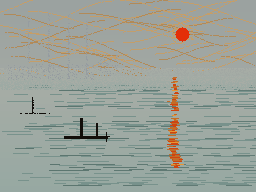

Write the Python code that produced this figure.
#!/usr/bin/env python3
"""
Session 02 — French Impressionism
Study: Claude Monet, Impression, Sunrise (1872)

Attempt 5: Larger canvas (256×192). Fix water banding.

  Canvas: 256×192 (~4:3, matching original 63×48cm proportions)

  Water banding diagnosis: short strokes + sparse fill + fixed seed
  → clustering into vertical artifacts. Fix: render water as SCANLINE
  passes — each row gets its own horizontal marks from left to right,
  with smooth gaps and color variation. More like actual horizontal
  brushstrokes than scattered dots.

  Also: with more pixels, brushwork can actually read as marks.
  The sky strokes can now carry visual weight.
"""
from PIL import Image
import random, math, os

W, H = 256, 192
OUT = os.path.dirname(os.path.abspath(__file__))

SKY_BASE   = (155, 162, 160)
SKY_WARM_A = (196, 158, 106)
SKY_WARM_B = (178, 138,  88)
SKY_HAZE   = (168, 173, 166)

WATER_BASE = (148, 168, 162)
WATER_MID  = (120, 146, 140)
WATER_DARK = ( 90, 116, 110)

FOG_GHOST  = (150, 156, 160)

SUN        = (228,  46,   8)
REFL_HOT   = (206,  68,  16)
REFL_WARM  = (194, 108,  40)
REFL_CREAM = (230, 150,  52)
BOAT       = ( 18,  14,  10)

HORIZON_Y  = 76   # ~40% from top in 192px
SUN_X      = 182  # ~71% from left in 256px
SUN_Y      = 34   # ~18% from top


def new_canvas():
    img = Image.new("RGB", (W, H), SKY_BASE)
    return img, img.load()


def px_set(px, x, y, tone):
    if 0 <= x < W and 0 <= y < H:
        px[x, y] = tone


def blend(c1, c2, t):
    t = max(0.0, min(1.0, t))
    return tuple(int(c1[i] + (c2[i] - c1[i]) * t) for i in range(3))


def curved_stroke(px, x0, y, length, tone, rng, gap=0.12, curve=0.4):
    cy = float(y)
    direction = rng.choice([-1, 1])
    for i in range(length):
        cy += direction * curve * math.sin(i / max(length, 1) * math.pi)
        if rng.random() >= gap:
            px_set(px, x0 + i, int(cy), tone)


def sky_layer(px, rng):
    # Cool gradient base
    for y in range(0, HORIZON_Y):
        t = y / HORIZON_Y
        for x in range(W):
            px_set(px, x, y, blend(SKY_BASE, SKY_HAZE, t * 0.6))

    # Bold warm curved strokes — Monet didn't hold back in this sky
    for _ in range(55):
        y  = rng.randint(0, HORIZON_Y - 5)
        x0 = rng.randint(-20, W - 30)
        ln = rng.randint(40, 130)
        tone = rng.choice([SKY_WARM_A, SKY_WARM_A, SKY_WARM_B])
        if rng.random() < (1.0 - y / HORIZON_Y * 0.35):
            curved_stroke(px, x0, y, ln, tone, rng,
                          gap=0.12, curve=rng.uniform(0.15, 0.55))


def water_scanlines(px, rng):
    """
    Water rendered as scanline passes — each row is a full horizontal
    sweep with color variation. No short scattered strokes.
    The result: smooth horizontal banding at row level, not pixel clusters.
    """
    # Gradient base
    for y in range(HORIZON_Y, H):
        t = (y - HORIZON_Y) / (H - HORIZON_Y)
        for x in range(W):
            px_set(px, x, y, blend(SKY_HAZE, WATER_BASE, t * 0.85))

    # Horizontal stroke marks — each mark is a full scanline segment
    # rendered as a continuous run, leaving gaps between runs (not within)
    for y in range(HORIZON_Y + 8, H - 6):
        if rng.random() < 0.45:  # ~half of rows get a stroke mark
            # Pick tone for this row's mark
            tone = rng.choice([WATER_MID, WATER_MID, WATER_DARK])
            # One or two runs across the row, with gaps
            x = rng.randint(0, W // 3)
            while x < W:
                run = rng.randint(8, 40)
                gap = rng.randint(6, 35)
                for rx in range(x, min(x + run, W)):
                    # Slight color variation within the run
                    t = rx / W
                    c = blend(tone, WATER_MID, t * 0.3)
                    px_set(px, rx, y, c)
                x += run + gap

    # Wide soft horizon blend
    blend_start = HORIZON_Y - 8
    blend_end   = HORIZON_Y + 14
    span = blend_end - blend_start
    for y in range(blend_start, blend_end):
        t = (y - blend_start) / span
        for x in range(W):
            tone = blend(SKY_HAZE, WATER_BASE, t * 0.65)
            if rng.random() < 0.65:
                px_set(px, x, y, tone)


def harbor_ghosts(px, rng):
    """
    Background harbor: barely present. Scale up for larger canvas.
    """
    # Hull suggestion at horizon
    for y in range(HORIZON_Y - 12, HORIZON_Y + 4):
        for x in range(8, 94):
            if rng.random() < 0.14:
                px_set(px, x, y, FOG_GHOST)

    # Tall masts — 4 of them, left side
    for mx in [28, 48, 68, 86]:
        top_y = rng.randint(6, 22)
        for y in range(top_y, HORIZON_Y + 3):
            if rng.random() < 0.55:
                px_set(px, mx, y, FOG_GHOST)
            if rng.random() < 0.22:
                px_set(px, mx + 1, y, FOG_GHOST)

    # Crane structure
    for y in range(HORIZON_Y - 22, HORIZON_Y):
        for x in range(98, 118):
            if rng.random() < 0.10:
                px_set(px, x, y, FOG_GHOST)


def sun_disc(px, rng):
    r = 7   # scaled for larger canvas (was 3 in 128px)
    for dy in range(-r, r + 1):
        for dx in range(-r, r + 1):
            if dx * dx + dy * dy <= r * r:
                px_set(px, SUN_X + dx, SUN_Y + dy, SUN)
    # Glow
    for dy in range(-(r + 4), r + 5):
        for dx in range(-(r + 4), r + 5):
            d2 = dx * dx + dy * dy
            if r * r < d2 <= (r + 4) ** 2:
                if rng.random() < 0.35:
                    px_set(px, SUN_X + dx, SUN_Y + dy, SKY_WARM_A)


def reflection(px, rng):
    """
    Scaled for larger canvas. Tight column of broken marks from
    just below horizon to near foreground.
    """
    anchor = SUN_X - 6
    rx = float(anchor)
    for y in range(HORIZON_Y + 1, H - 24):
        rx += rng.gauss(0, 0.5)
        rx = max(anchor - 10, min(rx, anchor + 10))

        if rng.random() < 0.22:
            continue

        t  = (y - HORIZON_Y) / (H - 24 - HORIZON_Y)
        ln = rng.randint(3, max(5, int(5 + t * 10)))
        x0 = int(rx) - ln // 2
        tone = rng.choices(
            [REFL_HOT, REFL_WARM, REFL_CREAM],
            weights=[0.5, 0.35, 0.15]
        )[0]
        for x in range(x0, x0 + ln):
            px_set(px, x, y, tone)

        if rng.random() < 0.28:
            off = rng.randint(-7, 7)
            ln2 = rng.randint(2, 6)
            for x in range(x0 + off, x0 + off + ln2):
                px_set(px, x, y, REFL_WARM)


def boats_layer(px, rng):
    # Near boat — center-left, lower third
    ny = 136
    for x in range(64, 110):
        px_set(px, x, ny, BOAT)
        if x < 108:
            px_set(px, x, ny + 1, BOAT)
            px_set(px, x, ny + 2, BOAT)
    # Two figures
    for y in range(ny - 18, ny):
        px_set(px, 80, y, BOAT)
        px_set(px, 81, y, BOAT)
        px_set(px, 82, y, BOAT)
    for y in range(ny - 13, ny):
        px_set(px, 96, y, BOAT)
        px_set(px, 97, y, BOAT)
    # Oar suggestion
    for y in range(ny - 4, ny + 6):
        px_set(px, 106, y, BOAT)

    # Far boat — smaller, left, higher
    fy = 113
    for x in range(20, 50):
        if rng.random() < 0.78:
            px_set(px, x, fy, BOAT)
    # Mast on far boat
    for y in range(fy - 16, fy):
        px_set(px, 32, y, BOAT)
        if rng.random() < 0.4:
            px_set(px, 33, y, BOAT)


def main():
    rng = random.Random(42)
    img, px = new_canvas()

    sky_layer(px, rng)
    water_scanlines(px, rng)
    harbor_ghosts(px, rng)
    sun_disc(px, rng)
    reflection(px, rng)
    boats_layer(px, rng)

    out_path = os.path.join(OUT, "attempt_05.png")
    img.save(out_path)
    print(f"Saved: {out_path}")


if __name__ == "__main__":
    main()
